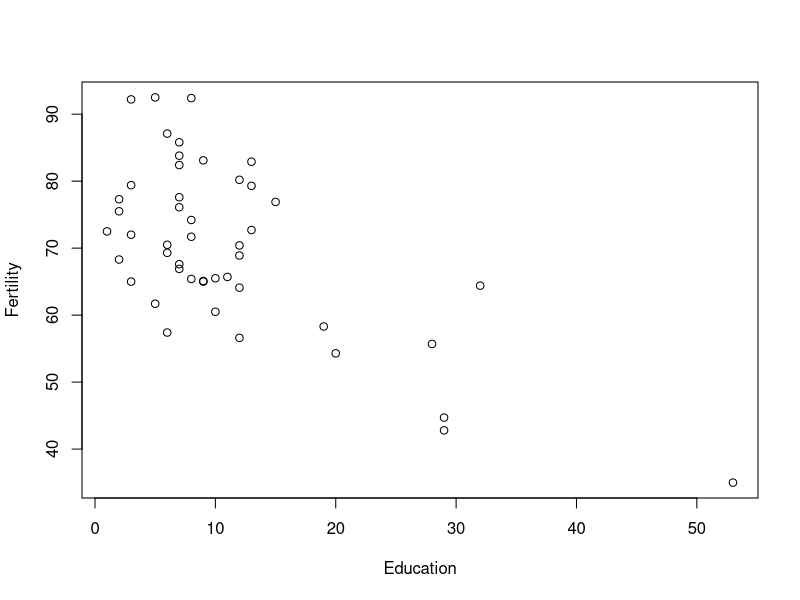
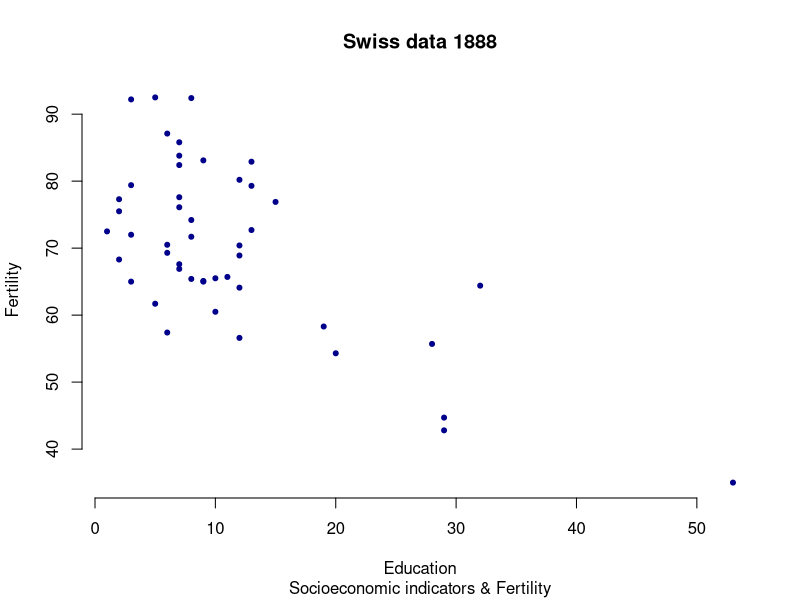
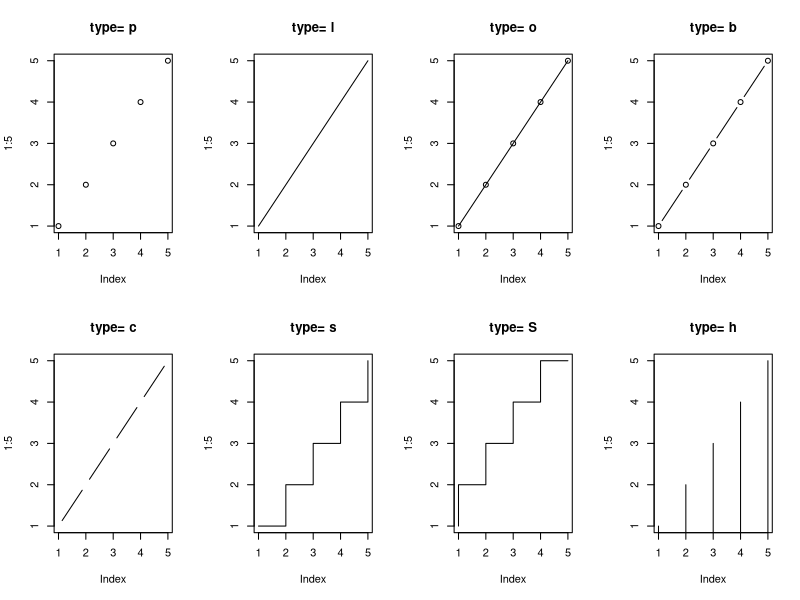
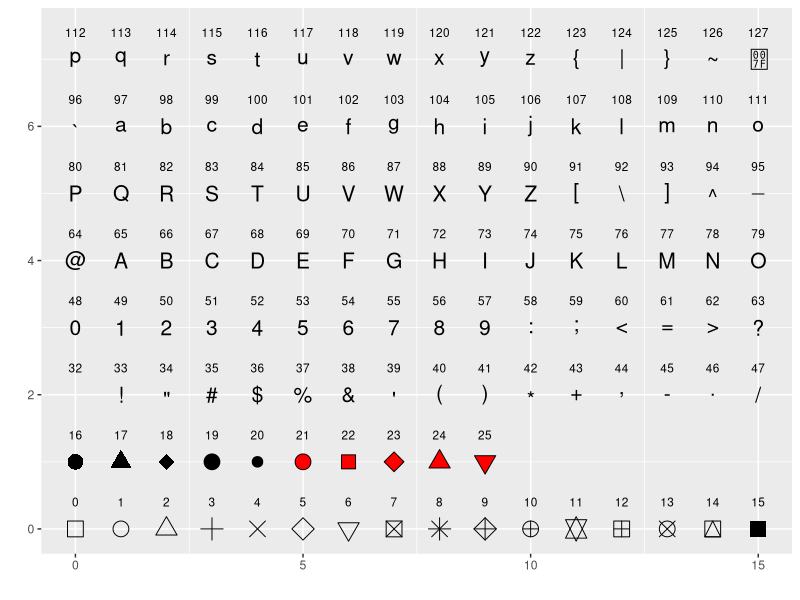
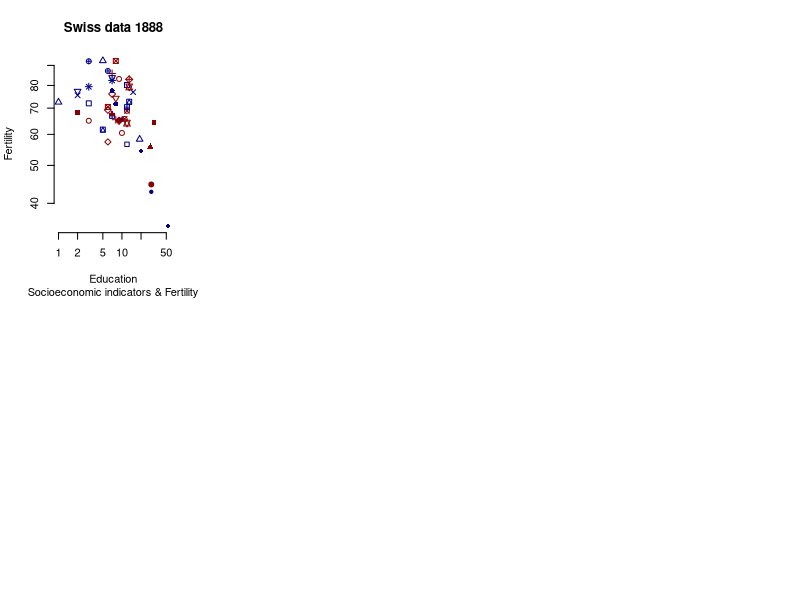
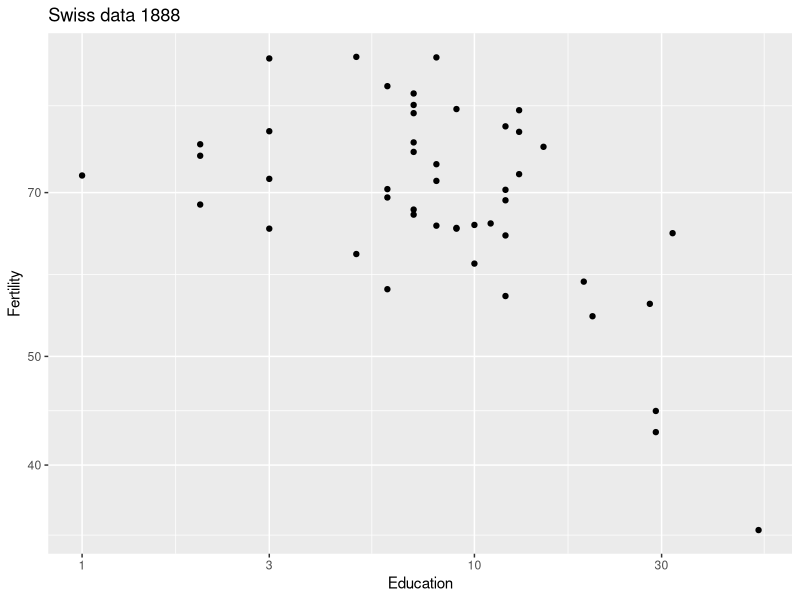
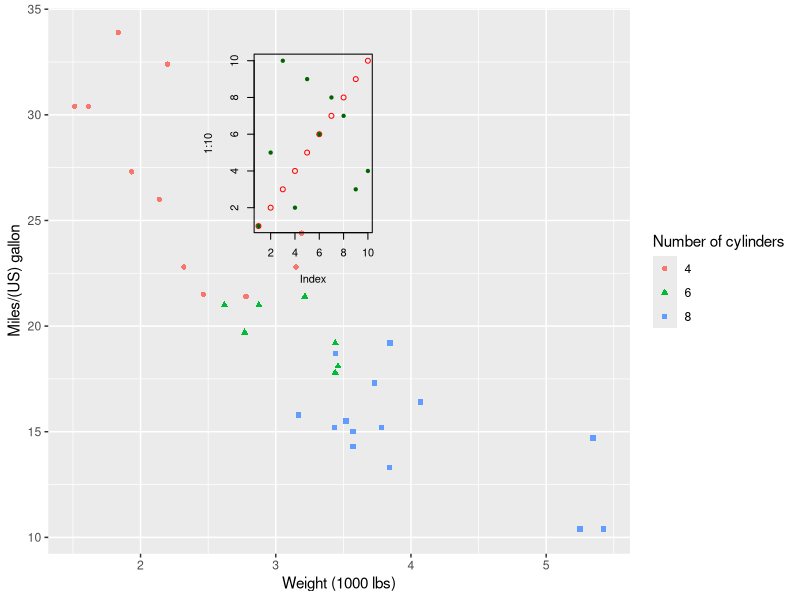
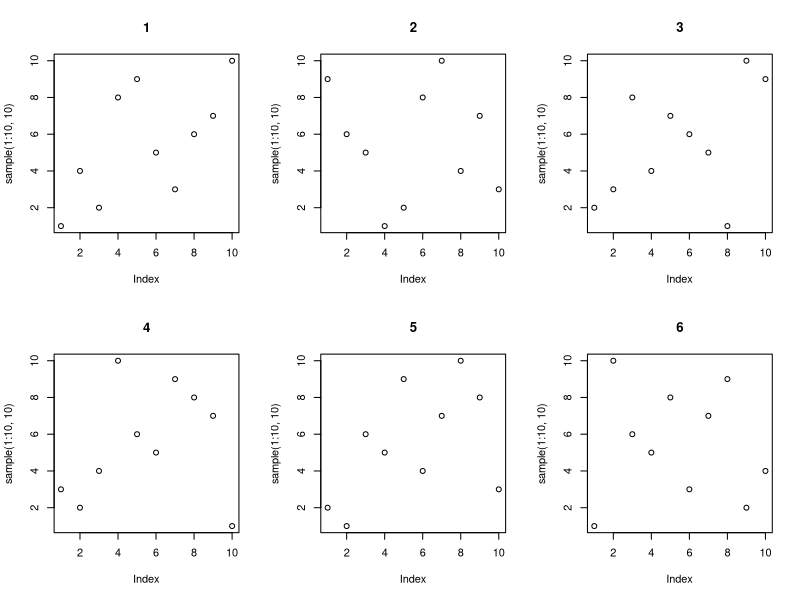

Write R code to recreate these figures, in order.
## ---- chunk 1
color_block = function(color) {
  function(x, options) sprintf('\\color{%s}\\begin{verbatim}%s\\end{verbatim}',
                               color, x)
}

## 将错误信息用红色字体显示
knitr::knit_hooks$set(error = color_block('red'))
## ---- chunk 2
head(swiss);
## ---- chunk 3
with( swiss, plot( Education, Fertility ) );
## ---- chunk 4
with( swiss, plot(Education, Fertility, type = "p", main = "Swiss data 1888", 
                  sub = "Socioeconomic indicators & Fertility", 
                  xlab = "Education", ylab = "Fertility", col = "darkblue", 
                  xlim = range( Education ), ylim = range( Fertility ), 
                  pch = 20, frame.plot = F) );
## ---- chunk 5
par( mfrow = c(2,4) ); ### 在一张图上画 2 x 4 个 panel 
opts <- c( "p", "l", "o", "b", "c", "s", "S", "h" );
for( o in opts ){
  plot(1:5, type = o, main = paste( "type=", o ) );
}
## ---- chunk 6
library(tidyverse);
ggplot( data.frame( p = c(0:25, 32:127) ) ) +
  scale_y_continuous( name = "" ) + scale_x_continuous( name = "" ) + 
  scale_shape_identity() + 
  geom_point( aes( x = p%%16, y = p%/%16, shape = p ), size = 5, fill = "red" ) + 
  geom_text( aes( x = p %% 16, y = p%/%16 + 0.4, label = p  ), size = 3 );
## ---- chunk 7
with( swiss, plot(Education, Fertility, type = "p", main = "Swiss data 1888", 
                  sub = "Socioeconomic indicators & Fertility", 
                  xlab = "Education", ylab = "Fertility", col = c("darkblue", "darkred"), 
                  xlim = range( Education ), ylim = range( Fertility ), 
                  pch = 0:25, frame.plot = F, log = "xy") );
## 注： 也可以用 log='x' 或 log='y' 只对一个axis 进行 log 处理
## ---- chunk 8
ggplot( swiss, aes( x = Education, y = Fertility ) ) + 
  geom_point(  ) + scale_x_log10() + scale_y_log10() + 
  xlab( "Education" ) + ylab( "Fertility" ) + 
  ggtitle( "Swiss data 1888" );
## ---- chunk 9
ggplot( mtcars, aes( x = wt, y = mpg, colour = factor( cyl ), shape = factor(cyl) ) ) +
  geom_point() + xlab( "Weight (1000 lbs)" ) + ylab( "Miles/(US) gallon" ) +
  labs( colour = "Number of cylinders", shape = "Number of cylinders" ) ;
## ---- chunk 10
plot( 1:10, col = "red" ); ## high level 
points( sample(1:10, 10), col = "darkgreen", pch = 20 ); ## low level
## ---- chunk 11
par( c( "mar", "bg" ) ); ## 显示指定参数的值
## 显示所有参数 
par(); 
## ---- chunk 12
par( mfrow=c(2,3) );
for( i in 1:6 )
  plot( sample( 1:10, 10 ), main = i );
## ---- chunk 13
par( mfcol=c(2,3) );
for( i in 1:6 )
  plot( sample( 1:10, 10 ), main = i );
## ---- chunk 14
year1 <- c(7, 12, 28, 3, 41);
year2 <- c(14, 7, 6, 19, 3);

plot( year1, type = "o", pch = 20, col = "red", xlab = "Month", ylab = "Rain fall", 
      main = "Rain fall chart");
lines( year2, type = "o", pch = 20, col = "blue");
## ---- chunk 15
plot( year2, type = "o", pch = 20, col = "blue", xlab = "Month", ylab = "Rain fall", 
      main = "Rain fall chart");
lines( year1, type = "o", pch = 20, col = "red");
## ---- chunk 16
df <- rbind( tibble( month = 1:length( year1 ), value = year1, cat = "Year1" ),
             tibble( month = 1:length( year2 ), value = year2, cat = "Year2 ") );

plot1 <-  ## 将图保存在变量中；
  ggplot( df, aes( x = month, y = value, colour = cat) ) + 
  geom_line() + geom_point() + 
  xlab( "Month" ) + ylab( "Rain fall" ) +
  labs( colour = "Year");
plot1;  ## 画图
## ---- chunk 17
plot1 + 
  geom_point( data = data.frame( x2 = 1:5, y2 = sample(30:100, 5) ),  ## 注意： data = 是必须的
          aes( x = x2, y = y2 ),  ## 使用自己的 aes ... 
          colour =  c("darkgreen", "red", "blue", "gold", "purple") , shape = 15, size = 4 )
## ---- chunk 18
plot1 + 
  geom_point( data = data.frame( x2 = 1:5, y2 = sample(30:100, 5) ),  ## 注意： data = 是必须的
              aes( x = x2, y = y2 , colour = factor( y2 ) ),  ## colour 在 aes 内部
              shape = 15, size = 4 )
## ---- chunk 19
ggplot( data = data.frame( x2 = 1:5, y2 = sample(30:100, 5) ),
        aes( x = x2, y = y2 , colour = y2 ) ) + 
  geom_point( shape = 15, size = 4 )
## ---- chunk 20
df$col <- sample( colours(), 10 ); ## 现有我们有颜色了！
ggplot(df, aes( x = month, y = value, colour = col ) ) +  
  geom_point( size = 4, shape = 15 ) + facet_grid( ~ cat );
## ---- chunk 21
ggplot(df, aes( x = month, y = value, colour = col ) ) + 
  geom_point( size = 4, shape = 15 ) + facet_grid( ~ cat ) +  ##  facet_grid 又是什么？？ 
  scale_color_identity(); ## magic !! 
## ---- chunk 22
ggplot(mtcars, aes( wt , mpg)) + geom_point() +
  scale_y_log10()
## ---- chunk 23
ggplot(mtcars, aes( wt , mpg)) + geom_point() +
  coord_trans( y = "log10" );
## ---- chunk 24
plot1 <-  ggplot(mtcars, aes(x = factor(cyl))) +
  geom_bar(width = 1, colour = "black");
plot1;
## ---- chunk 25
plot1 + coord_polar();
## ---- chunk 26
qplot(displ, hwy, data=mpg, facets = . ~ year) + geom_smooth();
## ---- chunk 27
## 作图
ggplot( swiss, aes( x = Education, y = Fertility ) ) +
  geom_point( shape = 20 );

## 分析
with( swiss, cor.test( Education, Fertility  )$estimate );
## ---- chunk 28
m = lm(Fertility ~ Education, swiss);
c = cor.test( swiss$Fertility, swiss$Education );
eq <- substitute( atop( paste( italic(y), " = ",  a + b %.% italic(x), sep = ""),
                        paste( italic(r)^2, " = ", r2, ", ", italic(p)==pvalue, sep = "" ) ),
                      list(a = as.vector( format(coef(m)[1], digits = 2) ),
                           b =  as.vector(  format(coef(m)[2], digits = 2) ),
                           r2 =  as.vector( format(summary(m)$r.squared, digits = 2) ),
                           pvalue =  as.vector( format( c$p.value , digits = 2) ) )
    ); 

eq <- as.character(as.expression(eq));

ggplot(swiss, aes( x = Education,  y = Fertility ) ) +
        geom_point( shape = 20 ) +
        geom_smooth( se = T ) +
        geom_text( data = NULL,
                   aes( x = 30, y = 80, label= eq, hjust = 0, vjust = 1),
                   size = 4, parse = TRUE, inherit.aes=FALSE);
## ---- chunk 29
td <- expand.grid(
    hjust=c(0, 0.5, 1),
    vjust=c(0, 0.5, 1),
    angle=c(0, 45, 90),
    text="text"
)

ggplot(td, aes(x=hjust, y=vjust)) + 
    geom_point() +
    geom_text(aes(label=text, angle=angle, hjust=hjust, vjust=vjust)) + 
    facet_grid(~angle) +
    scale_x_continuous(breaks=c(0, 0.5, 1), expand=c(0, 0.2)) +
    scale_y_continuous(breaks=c(0, 0.5, 1), expand=c(0, 0.2))
## ---- chunk 30
greeks <- c("Alpha", "Beta", "Gamma", "Delta", "Epsilon", "Zeta",
            "Eta", "Theta", "Iota", "Kappa", "Lambda", "Mu",
            "Nu", "Xi", "Omicron", "Pi", "Rho", "Sigma",
            "Tau", "Upsilon", "Phi", "Chi", "Psi", "Omega");

dat <- data.frame( x = rep( 1:6, 4 ), y = rep( 4:1, each = 6), greek = greeks );

plot2 <- 
  ggplot( dat, aes(x=x,y=y) ) + geom_point(size = 0) +
    # 画希腊字符，注意下面两行代码的区别
    geom_text( aes( x, y + 0.1, label = tolower( greek ) ), size = 10, parse = T ) +
    geom_text( aes( x, y - 0.1, label = tolower( greek ) ), size = 5  );
## ---- chunk 31
plot2;
## ---- chunk 32
eq <- expression(paste(frac(1, sigma*sqrt(2*pi)), " ",
                       plain(e)^{frac(-(x-mu)^2, 2*sigma^2)}));

ggplot( data.frame(x=1:10, y=1:10), aes( x,y ) ) + 
    geom_point( size = 0 ) +
    geom_text(data = NULL, x = 5, y = 5, size = 12,
              label = as.character(eq), parse = TRUE );
## ---- chunk 33
x <- 1.24;
y <- 0.6;

ex <- bquote(.(parse(text=paste( "observed (", "italic(R)^2==", 
                               x,  "^bold(", x, "), n == ", y, ")", 
                               sep = "  " ))) );

ggplot( data.frame(x=1:10, y=1:10), aes( x,y ) ) + geom_point( size = 0 ) +
    geom_text(data = NULL, x = 5, y = 5, size = 8,
              label = as.character(ex), parse = TRUE );
## ---- chunk 34
x_mean <- 1.5;
x_sd <- 1.2;

# 表达式
ex <- substitute(
    paste(X[i], " ~ N(", mu, "=", m, ", ", sigma^2, "=", s2, ")"),
    list(m = x_mean, s2 = x_sd^2)
);

# histogram
ggplot( data.frame( x = rnorm(100, x_mean, x_sd) ), aes( x ) ) +
    geom_histogram( binwidth=0.5 ) +
    ggtitle(ex); ## 为什么不需要 parse = TURE ???? 
## ---- chunk 35
grades2 <- read_delim( file = "data/talk05/grades2.txt", delim = "\t",
                       quote = "", col_names = T);
knitr::kable( grades2 );
## ---- chunk 36
ggplot( grades2 %>% filter( grade >= 60 ), aes( name ) ) +
  geom_bar();
## ---- chunk 37
## 先做统计
cnt <- grades2 %>% group_by( name ) %>% summarise( cnt = sum( grade >= 60 )  );
ggplot( cnt, aes( x = name, y = cnt ) ) +
  geom_bar( stat = "identity" );
## ---- chunk 38
speabu <-read_tsv( file = "data/talk09/mock_species_abundance.txt"  );
head( speabu );
## ---- chunk 39
ggplot( speabu, aes( x = id, y = abundance, fill = genus ) ) + 
  geom_bar( stat = "identity", position = "stack", color = "black", width = 0.8 );
## ---- chunk 40
speabu$genus <- factor( speabu$genus, levels = rev( c( "Enterobacteriaceae", "Lachnospiraceae", "Bacteroidaceae", "Lactobacillaceae", 
       "Clostridiaceae", "Ruminococcaceae", "Prevotellaceae", "Erysipelotrichaceae", "Streptococcaceae", "Enterococcaceae", "Other" ) ) );
ggplot( speabu, aes( x = id, y = abundance, fill = genus ) ) + 
  geom_bar( stat = "identity", position = "stack", color = "black", width = 0.8 );
## ---- chunk 41
speabu$genus <- reorder( speabu$genus, speabu$abundance, median );
ggplot( speabu, aes( x = id, y = abundance, fill = genus ) ) + 
  geom_bar( stat = "identity", position = "stack", color = "white", width = 0.8 );
## ---- chunk 42
ggplot( speabu, aes( x = id, y = abundance, fill = genus ) ) + 
  geom_bar( stat = "identity", position = "dodge", color = "white", width = 0.8 );
## ---- chunk 43
## 先计算显示位置
speabu <- speabu %>% arrange( id, desc( factor( genus ) ) ) %>% 
  group_by( id ) %>% mutate( ypos = cumsum( abundance ) - abundance / 2 );
## 画图
ggplot( speabu, aes( x = id, y = abundance, fill = genus ) ) + 
  geom_bar( stat = "identity", position = "stack", color = "black", width = 0.8 ) +
  geom_text( aes( y = ypos, label = paste( abundance, "%", sep = "" ) ), color = "white" );
## ---- chunk 44
df2 <- data.frame(supp=rep(c("VC", "OJ"), each=3),
               dose=rep(c("D0.5", "D1", "D2"),2),
              len=c(6.8, 15, 33, 4.2, 10, 29.5))
ggplot( df2, aes(x=factor(dose), y=len, fill=supp)) +
  geom_bar(stat="identity", position=position_dodge())+
  geom_text(aes(label=len), vjust=1.6, color="white",
            position = position_dodge(0.9), size=3.5)
## ---- chunk 45
ggplot(ToothGrowth, aes(x=factor( dose ), y=len, fill=supp)) +
  geom_boxplot()
## ---- chunk 46
ggplot(ToothGrowth, aes(x=factor( dose ), y=len, fill=supp)) +
  geom_boxplot() + scale_fill_brewer( palette = "Paired" ) + theme_minimal();
## ---- chunk 47
ggplot(ToothGrowth, aes(x=factor( dose ), y=len, fill=supp)) +
  geom_boxplot() + scale_fill_brewer( palette = "Paired" ) + theme_minimal() +
  labs( fill = "Supplement" ) + theme( legend.position = "top" );
## ---- chunk 48
library("ggsci")
library("ggplot2")
library("gridExtra")
data("diamonds")
p1 <- ggplot(
  subset(diamonds, carat >= 2.2),
  aes(x = table, y = price, colour = cut)
) +
  geom_point(alpha = 0.7) +
  geom_smooth(method = "loess", alpha = 0.05, size = 1, span = 1) +
  theme_bw()

p2 <- ggplot(
  subset(diamonds, carat > 2.2 & depth > 55 & depth < 70),
  aes(x = depth, fill = cut)
) +
  geom_histogram(colour = "black", binwidth = 1, position = "dodge") +
  theme_bw()
## ---- chunk 49
p1_npg <- p1 + scale_color_npg()
p2_npg <- p2 + scale_fill_npg()
grid.arrange(p1_npg, p2_npg, ncol = 2)
## ---- chunk 50
ggplot( mtcars, aes( x = wt, y = mpg ) ) +
  geom_point() +
  facet_grid( . ~ cyl );
## ---- chunk 51
ggplot( mtcars, aes( x = wt, y = mpg ) ) +
  geom_point() + geom_smooth( method = "lm" ) + 
  facet_grid( . ~ cyl );
## ---- chunk 52
ggplot( mtcars, aes( x = wt, y = mpg ) ) +
  geom_point() + geom_smooth( method = "lm" ) + 
  facet_wrap( . ~ cyl , ncol = 2, dir = "v" );
## ---- chunk 53
mtcars %>% ggplot( aes(disp, mpg) ) + geom_point( aes( color = factor(cyl) ) )
## ---- chunk 54
mtcars %>% ggplot( aes(disp, mpg) ) + geom_point( aes( color = factor(cyl) ) ) +
  scale_color_brewer( palette = "Set1" );
## ---- chunk 55
mtcars %>% ggplot( aes(disp, mpg) ) + geom_point( aes( color = factor(cyl) ) ) +
  scale_color_manual( breaks = c("4","6","8"), values = c("red","green","blue") );
## ---- chunk 56
mpg %>% ggplot( aes(displ, hwy) ) + geom_point( aes( color = cyl ) );
## ---- chunk 57
mpg %>% ggplot( aes(displ, hwy) ) + geom_point( aes( color = cyl ) ) +
  scale_color_gradient( low = "black", high = "yellow" );
## ---- chunk 58
mpg %>% ggplot( aes(displ, hwy) ) + geom_point( aes( color = cyl ) ) +
  scale_colour_gradient2( low = "black", mid = "red", high = "yellow", midpoint = 6 );
## ---- chunk 59
mpg %>% ggplot( aes(displ, hwy) ) + geom_point( aes( color = cyl ) ) +
  scale_colour_gradientn( colors = c("black","red", "yellow") );
## ---- chunk 60
mpg %>% ggplot( aes(displ, hwy) ) + geom_point( aes( color = cyl ) ) +
  scale_color_binned( low = "black", high = "yellow" );
## ---- chunk 61
ggplot(ToothGrowth, aes(x=factor(dose), y=len, fill=dose, color = factor(dose))) +
  geom_boxplot() + scale_fill_gradientn( colors = c("black","red", "yellow") ) +
  scale_colour_manual( values = c("pink", "green", "blue") )
## ---- chunk 62
library(RColorBrewer);
## 画图
display.brewer.pal(n = 8, name = 'Dark2')

## 查看颜色的值
brewer.pal(n = 8, name = "Dark2")
